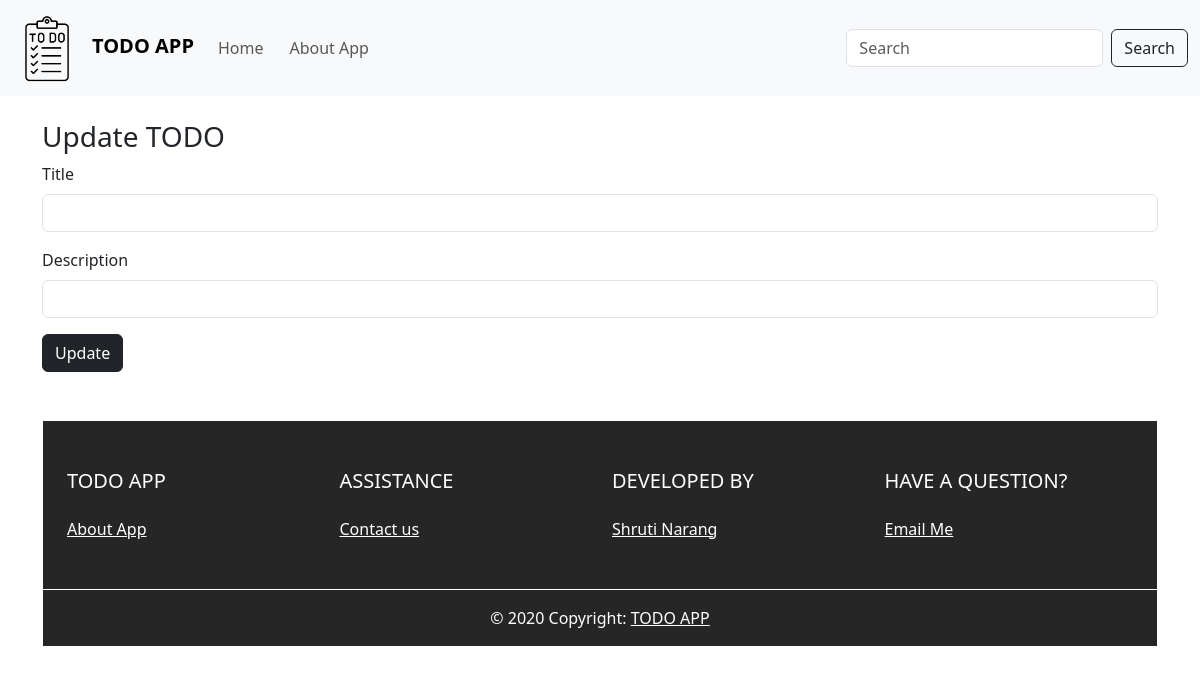
The page /update/32 on the database as committed earlier.
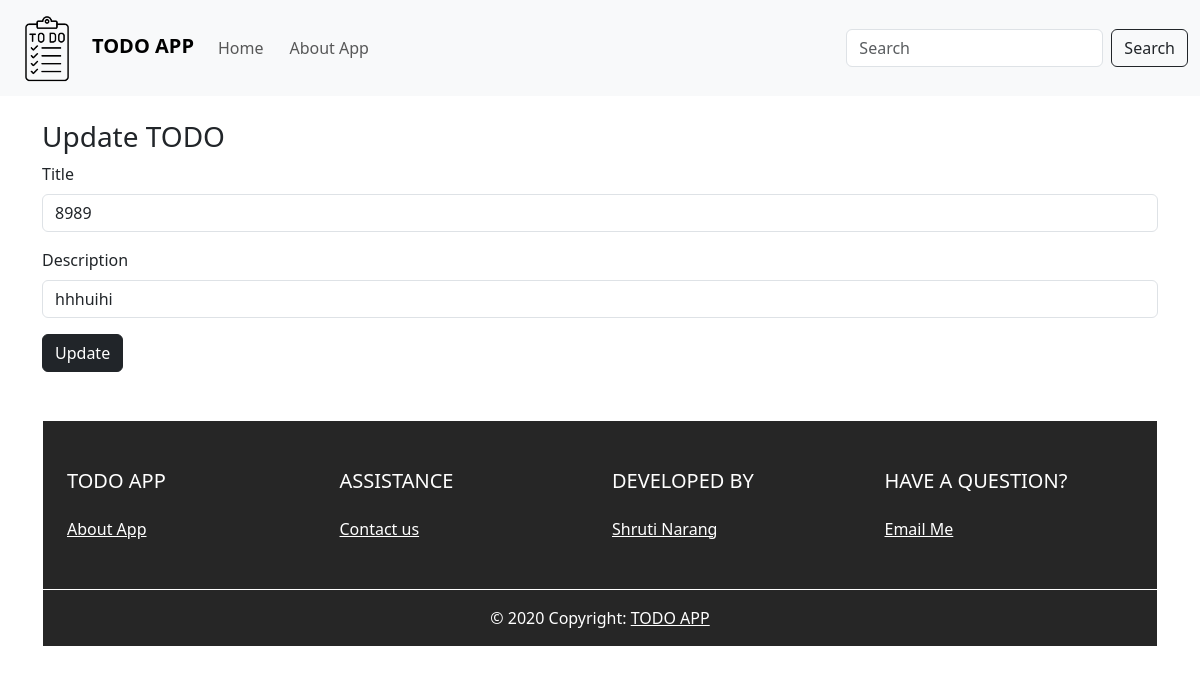
The same page on the database as committed later.
### tables this page shows
CREATE TABLE TODO_LIST (SNO INTEGER PRIMARY KEY AUTOINCREMENT, Title TEXT, Description TEXT, Date_created TIMESTAMP);

### api/app.py (the view, shortened to what this page needs)
@app.route('/update/<int:SNO>', methods=['POST','GET'])
def update(SNO):
    conn = sqlite3.connect("TODO.db")
    cur = conn.cursor()
    cur.execute("SELECT * FROM TODO_List WHERE SNO=?", (SNO,))
    todo = cur.fetchone()
    conn.close()
    if todo:
        todo = {"title": todo[1], "description": todo[2]}
    else:
        todo = {"title": "", "description": ""}
    return render_template('update.html', SNO=SNO,todo=todo)

### api/templates/update.html
{% extends 'base.html' %}
{% block body %}
<div class="container my-4">
  <h3>Update TODO</h3>
  <form action = "{{ url_for('update',SNO=SNO) }}" method = "post">
  <div class="mb-3">
    <label for="title"  class="form-label">Title</label>
    <input type="text" class="form-control mb-3" id="title" value="{{todo.title}}" name="Title" aria-describedby="emailHelp">
  <div class="mb-3">
    <label for="desc" class="form-label">Description</label>
    <input type="text" name="Description" class="form-control" value="{{todo.description}}" id="desc">
  </div>
  <button type="submit" class="btn btn-dark">Update</button>
</form>
</div>
{% endblock body %}

Rows that differ between the two databases and show on the page:
added TODO_LIST: Title "8989", Description "hhhuihi"
